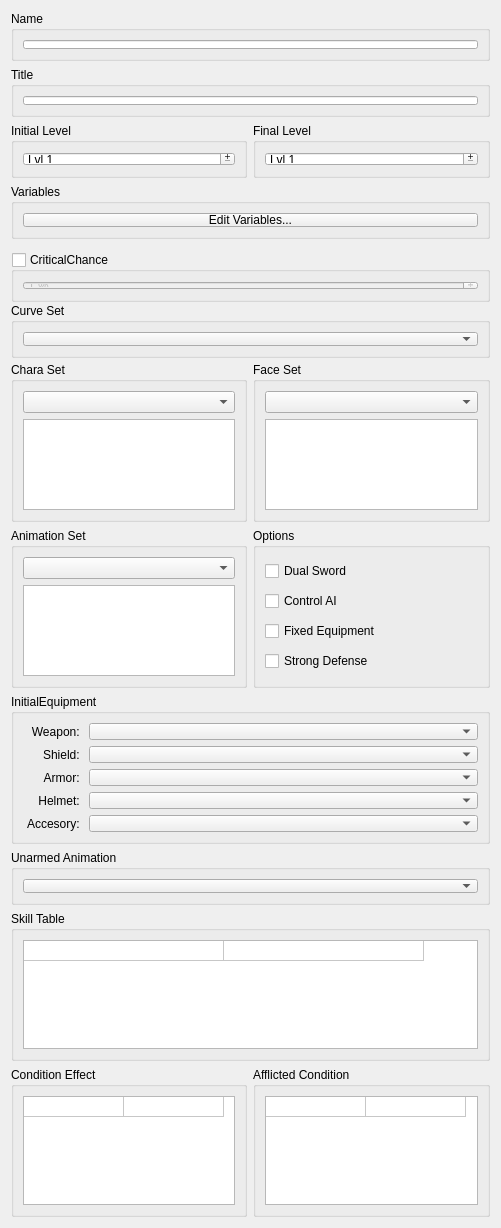
              <widget class="QWidget" name="scrollCharacterPropertiesContents">
               <property name="geometry">
                <rect>
                 <x>0</x>
                 <y>0</y>
                 <width>501</width>
                 <height>1224</height>
                </rect>
               </property>
               <layout class="QGridLayout" name="gridLayout_3">
                <item row="0" column="0" colspan="2">
                 <widget class="QGroupBox" name="groupCharacterName">
                  <property name="enabled">
                   <bool>true</bool>
                  </property>
                  <property name="sizePolicy">
                   <sizepolicy hsizetype="Preferred" vsizetype="Preferred">
                    <horstretch>0</horstretch>
                    <verstretch>0</verstretch>
                   </sizepolicy>
                  </property>
                  <property name="minimumSize">
                   <size>
                    <width>0</width>
                    <height>50</height>
                   </size>
                  </property>
                  <property name="title">
                   <string>Name</string>
                  </property>
                  <property name="alignment">
                   <set>Qt::AlignLeading|Qt::AlignLeft|Qt::AlignTop</set>
                  </property>
                  <layout class="QGridLayout" name="gridLayout_6">
                   <item row="0" column="0">
                    <widget class="QLineEdit" name="lineCharacterName">
                     <property name="sizePolicy">
                      <sizepolicy hsizetype="Expanding" vsizetype="Expanding">
                       <horstretch>0</horstretch>
                       <verstretch>0</verstretch>
                      </sizepolicy>
                     </property>
                     <property name="minimumSize">
                      <size>
                       <width>0</width>
                       <height>0</height>
                      </size>
                     </property>
                    </widget>
                   </item>
                  </layout>
                 </widget>
                </item>
                <item row="1" column="0" colspan="2">
                 <widget class="QGroupBox" name="groupCharacterTitle">
                  <property name="sizePolicy">
                   <sizepolicy hsizetype="Preferred" vsizetype="Preferred">
                    <horstretch>0</horstretch>
                    <verstretch>0</verstretch>
                   </sizepolicy>
                  </property>
                  <property name="minimumSize">
                   <size>
                    <width>0</width>
                    <height>50</height>
                   </size>
                  </property>
                  <property name="title">
                   <string>Title</string>
                  </property>
                  <property name="alignment">
                   <set>Qt::AlignLeading|Qt::AlignLeft|Qt::AlignTop</set>
                  </property>
                  <layout class="QGridLayout" name="gridLayout_7">
                   <item row="0" column="0">
                    <widget class="QLineEdit" name="lineCharacterTitle"/>
                   </item>
                  </layout>
                 </widget>
                </item>
                <item row="5" column="0" colspan="2">
                 <widget class="QGroupBox" name="groupCharacterCurve">
                  <property name="sizePolicy">
                   <sizepolicy hsizetype="Preferred" vsizetype="Preferred">
                    <horstretch>0</horstretch>
                    <verstretch>0</verstretch>
                   </sizepolicy>
                  </property>
                  <property name="minimumSize">
                   <size>
                    <width>0</width>
                    <height>55</height>
                   </size>
                  </property>
                  <property name="maximumSize">
                   <size>
                    <width>9999</width>
                    <height>50</height>
                   </size>
                  </property>
                  <property name="title">
                   <string>Curve Set</string>
                  </property>
                  <property name="alignment">
                   <set>Qt::AlignLeading|Qt::AlignLeft|Qt::AlignTop</set>
                  </property>
                  <layout class="QGridLayout" name="gridLayout_11">
                   <item row="0" column="0">
                    <widget class="QComboBox" name="comboCharacterCurve"/>
                   </item>
                  </layout>
                 </widget>
                </item>
                <item row="2" column="0">
                 <widget class="QGroupBox" name="groupCharacterMinLvl">
                  <property name="sizePolicy">
                   <sizepolicy hsizetype="Preferred" vsizetype="Preferred">
                    <horstretch>0</horstretch>
                    <verstretch>0</verstretch>
                   </sizepolicy>
                  </property>
                  <property name="minimumSize">
                   <size>
                    <width>0</width>
                    <height>55</height>
                   </size>
                  </property>
                  <property name="title">
                   <string>Initial Level</string>
                  </property>
                  <property name="alignment">
                   <set>Qt::AlignLeading|Qt::AlignLeft|Qt::AlignTop</set>
                  </property>
                  <layout class="QGridLayout" name="gridLayout_12">
                   <item row="0" column="0">
                    <widget class="QSpinBox" name="spinMinLvl">
                     <property name="buttonSymbols">
                      <enum>QAbstractSpinBox::PlusMinus</enum>
                     </property>
                     <property name="specialValueText">
                      <string/>
                     </property>
                     <property name="accelerated">
                      <bool>false</bool>
                     </property>
                     <property name="prefix">
                      <string>Lvl </string>
                     </property>
                     <property name="minimum">
                      <number>1</number>
                     </property>
                    </widget>
                   </item>
                  </layout>
                 </widget>
                </item>
                <item row="2" column="1">
                 <widget class="QGroupBox" name="groupCharacterMaxLvl">
                  <property name="sizePolicy">
                   <sizepolicy hsizetype="Preferred" vsizetype="Preferred">
                    <horstretch>0</horstretch>
                    <verstretch>0</verstretch>
                   </sizepolicy>
                  </property>
                  <property name="minimumSize">
                   <size>
                    <width>0</width>
                    <height>55</height>
                   </size>
                  </property>
                  <property name="title">
                   <string>Final Level</string>
                  </property>
                  <property name="alignment">
                   <set>Qt::AlignLeading|Qt::AlignLeft|Qt::AlignTop</set>
                  </property>
                  <layout class="QGridLayout" name="gridLayout_13">
                   <item row="0" column="0">
                    <widget class="QSpinBox" name="spinMaxLvl">
                     <property name="buttonSymbols">
                      <enum>QAbstractSpinBox::PlusMinus</enum>
                     </property>
                     <property name="specialValueText">
                      <string/>
                     </property>
                     <property name="accelerated">
                      <bool>false</bool>
                     </property>
                     <property name="prefix">
                      <string>Lvl </string>
                     </property>
                     <property name="minimum">
                      <number>1</number>
                     </property>
                    </widget>
                   </item>
                  </layout>
                 </widget>
                </item>
                <item row="6" column="0">
                 <widget class="QGroupBox" name="groupCharacterChara">
                  <property name="sizePolicy">
                   <sizepolicy hsizetype="Preferred" vsizetype="Fixed">
                    <horstretch>0</horstretch>
                    <verstretch>0</verstretch>
                   </sizepolicy>
                  </property>
                  <property name="minimumSize">
                   <size>
                    <width>0</width>
                    <height>160</height>
                   </size>
                  </property>
                  <property name="title">
                   <string>Chara Set</string>
                  </property>
                  <property name="alignment">
                   <set>Qt::AlignLeading|Qt::AlignLeft|Qt::AlignTop</set>
                  </property>
                  <layout class="QGridLayout" name="gridLayout_15">
                   <item row="0" column="0">
                    <widget class="QComboBox" name="comboChara"/>
                   </item>
                   <item row="1" column="0">
                    <widget class="QGraphicsView" name="graphicsChara"/>
                   </item>
                  </layout>
                 </widget>
                </item>
                <item row="8" column="0">
                 <widget class="QGroupBox" name="groupCharacterAnimationSet">
                  <property name="sizePolicy">
                   <sizepolicy hsizetype="Preferred" vsizetype="Fixed">
                    <horstretch>0</horstretch>
                    <verstretch>0</verstretch>
                   </sizepolicy>
                  </property>
                  <property name="minimumSize">
                   <size>
                    <width>0</width>
                    <height>160</height>
                   </size>
                  </property>
                  <property name="title">
                   <string>Animation Set</string>
                  </property>
                  <property name="alignment">
                   <set>Qt::AlignLeading|Qt::AlignLeft|Qt::AlignTop</set>
                  </property>
                  <property name="flat">
                   <bool>false</bool>
                  </property>
                  <layout class="QGridLayout" name="gridLayout_16">
                   <item row="0" column="0">
                    <widget class="QComboBox" name="comboAnimationSet"/>
                   </item>
                   <item row="1" column="0">
                    <widget class="QGraphicsView" name="graphicsAnimationSet"/>
                   </item>
                  </layout>
                 </widget>
                </item>
                <item row="4" column="0" colspan="2">
                 <widget class="QGroupBox" name="groupCharacterCritical">
                  <property name="sizePolicy">
                   <sizepolicy hsizetype="Preferred" vsizetype="Preferred">
                    <horstretch>0</horstretch>
                    <verstretch>0</verstretch>
                   </sizepolicy>
                  </property>
                  <property name="minimumSize">
                   <size>
                    <width>0</width>
                    <height>50</height>
                   </size>
                  </property>
                  <property name="maximumSize">
                   <size>
                    <width>16777215</width>
                    <height>35</height>
                   </size>
                  </property>
                  <property name="title">
                   <string>CriticalChance</string>
                  </property>
                  <property name="alignment">
                   <set>Qt::AlignLeading|Qt::AlignLeft|Qt::AlignTop</set>
                  </property>
                  <property name="checkable">
                   <bool>true</bool>
                  </property>
                  <property name="checked">
                   <bool>false</bool>
                  </property>
                  <layout class="QGridLayout" name="gridLayout_14">
                   <item row="0" column="0">
                    <widget class="QSpinBox" name="spinCritical">
                     <property name="buttonSymbols">
                      <enum>QAbstractSpinBox::PlusMinus</enum>
                     </property>
                     <property name="specialValueText">
                      <string/>
                     </property>
                     <property name="accelerated">
                      <bool>false</bool>
                     </property>
                     <property name="suffix">
                      <string> %</string>
                     </property>
                     <property name="prefix">
                      <string/>
                     </property>
                     <property name="minimum">
                      <number>1</number>
                     </property>
                     <property name="maximum">
                      <number>100</number>
                     </property>
                    </widget>
                   </item>
                  </layout>
                 </widget>
                </item>
                <item row="10" column="0" colspan="2">
                 <widget class="QGroupBox" name="groupCharacterEquipment">
                  <property name="minimumSize">
                   <size>
                    <width>0</width>
                    <height>150</height>
                   </size>
                  </property>
                  <property name="title">
                   <string>InitialEquipment</string>
                  </property>
                  <layout class="QGridLayout" name="gridLayout_8">
                   <item row="0" column="0">
                    <widget class="QLabel" name="label_2">
                     <property name="minimumSize">
                      <size>
                       <width>0</width>
                       <height>0</height>
                      </size>
                     </property>
                     <property name="maximumSize">
                      <size>
                       <width>60</width>
                       <height>16777215</height>
                      </size>
                     </property>
                     <property name="text">
                      <string>Weapon: </string>
                     </property>
                     <property name="alignment">
                      <set>Qt::AlignRight|Qt::AlignTrailing|Qt::AlignVCenter</set>
                     </property>
                    </widget>
                   </item>
                   <item row="0" column="1">
                    <widget class="QComboBox" name="comboWeapon"/>
                   </item>
                   <item row="1" column="0">
                    <widget class="QLabel" name="label_3">
                     <property name="text">
                      <string>Shield: </string>
                     </property>
                     <property name="alignment">
                      <set>Qt::AlignRight|Qt::AlignTrailing|Qt::AlignVCenter</set>
                     </property>
                    </widget>
                   </item>
                   <item row="1" column="1">
                    <widget class="QComboBox" name="comboShield"/>
                   </item>
                   <item row="2" column="0">
                    <widget class="QLabel" name="label_4">
                     <property name="text">
                      <string>Armor: </string>
                     </property>
                     <property name="alignment">
                      <set>Qt::AlignRight|Qt::AlignTrailing|Qt::AlignVCenter</set>
                     </property>
                    </widget>
                   </item>
                   <item row="2" column="1">
                    <widget class="QComboBox" name="comboArmor"/>
                   </item>
                   <item row="3" column="0">
                    <widget class="QLabel" name="label_5">
                     <property name="text">
                      <string>Helmet: </string>
                     </property>
                     <property name="alignment">
                      <set>Qt::AlignRight|Qt::AlignTrailing|Qt::AlignVCenter</set>
                     </property>
                    </widget>
                   </item>
                   <item row="3" column="1">
                    <widget class="QComboBox" name="comboHelmet"/>
                   </item>
                   <item row="4" column="0">
                    <widget class="QLabel" name="label_6">
                     <property name="text">
                      <string>Accesory: </string>
                     </property>
                     <property name="alignment">
                      <set>Qt::AlignRight|Qt::AlignTrailing|Qt::AlignVCenter</set>
                     </property>
                    </widget>
                   </item>
                   <item row="4" column="1">
                    <widget class="QComboBox" name="comboAccesory"/>
                   </item>
                  </layout>
                 </widget>
                </item>
                <item row="12" column="0" colspan="2">
                 <widget class="QGroupBox" name="groupCharacterSkill">
                  <property name="minimumSize">
                   <size>
                    <width>0</width>
                    <height>150</height>
                   </size>
                  </property>
                  <property name="title">
                   <string>Skill Table</string>
                  </property>
                  <layout class="QGridLayout" name="gridLayout_10">
                   <item row="0" column="0">
                    <widget class="QTableWidget" name="tableCharacterSkill">
                     <property name="editTriggers">
                      <set>QAbstractItemView::DoubleClicked</set>
                     </property>
                     <property name="tabKeyNavigation">
                      <bool>false</bool>
                     </property>
                     <property name="dragDropOverwriteMode">
                      <bool>false</bool>
                     </property>
                     <property name="alternatingRowColors">
                      <bool>true</bool>
                     </property>
                     <property name="selectionMode">
                      <enum>QAbstractItemView::SingleSelection</enum>
                     </property>
                     <property name="selectionBehavior">
                      <enum>QAbstractItemView::SelectRows</enum>
                     </property>
                     <property name="sortingEnabled">
                      <bool>true</bool>
                     </property>
                     <property name="wordWrap">
                      <bool>false</bool>
                     </property>
                     <property name="rowCount">
                      <number>1</number>
                     </property>
                     <property name="columnCount">
                      <number>2</number>
                     </property>
                     <attribute name="horizontalHeaderVisible">
                      <bool>false</bool>
                     </attribute>
                     <attribute name="horizontalHeaderCascadingSectionResizes">
                      <bool>false</bool>
                     </attribute>
                     <attribute name="horizontalHeaderDefaultSectionSize">
                      <number>200</number>
                     </attribute>
                     <attribute name="horizontalHeaderHighlightSections">
                      <bool>true</bool>
                     </attribute>
                     <attribute name="horizontalHeaderShowSortIndicator" stdset="0">
                      <bool>true</bool>
                     </attribute>
                     <attribute name="verticalHeaderVisible">
                      <bool>false</bool>
                     </attribute>
                     <attribute name="verticalHeaderDefaultSectionSize">
                      <number>20</number>
                     </attribute>
                     <attribute name="verticalHeaderMinimumSectionSize">
                      <number>17</number>
                     </attribute>
                     <row/>
                     <column>
                      <property name="text">
                       <string>Level</string>
                      </property>
                     </column>
                     <column>
                      <property name="text">
                       <string>Skill</string>
                      </property>
                     </column>
                    </widget>
                   </item>
                  </layout>
                 </widget>
                </item>
                <item row="13" column="0">
                 <widget class="QGroupBox" name="groupCharacterConditionEffect">
                  <property name="minimumSize">
                   <size>
                    <width>0</width>
                    <height>150</height>
                   </size>
                  </property>
                  <property name="title">
                   <string>Condition Effect</string>
                  </property>
                  <layout class="QGridLayout" name="gridLayout_18">
                   <item row="0" column="0">
                    <widget class="QTableWidget" name="tableCharacterConditionEffect">
                     <property name="editTriggers">
                      <set>QAbstractItemView::DoubleClicked</set>
                     </property>
                     <property name="tabKeyNavigation">
                      <bool>false</bool>
                     </property>
                     <property name="dragDropOverwriteMode">
                      <bool>false</bool>
                     </property>
                     <property name="alternatingRowColors">
                      <bool>true</bool>
                     </property>
                     <property name="selectionMode">
                      <enum>QAbstractItemView::SingleSelection</enum>
                     </property>
                     <property name="selectionBehavior">
                      <enum>QAbstractItemView::SelectRows</enum>
                     </property>
                     <property name="sortingEnabled">
                      <bool>true</bool>
                     </property>
                     <property name="wordWrap">
                      <bool>false</bool>
                     </property>
                     <property name="rowCount">
                      <number>1</number>
                     </property>
                     <property name="columnCount">
                      <number>2</number>
                     </property>
                     <attribute name="horizontalHeaderVisible">
                      <bool>false</bool>
                     </attribute>
                     <attribute name="horizontalHeaderCascadingSectionResizes">
                      <bool>false</bool>
                     </attribute>
                     <attribute name="horizontalHeaderDefaultSectionSize">
                      <number>100</number>
                     </attribute>
                     <attribute name="horizontalHeaderHighlightSections">
                      <bool>true</bool>
                     </attribute>
                     <attribute name="horizontalHeaderShowSortIndicator" stdset="0">
                      <bool>true</bool>
                     </attribute>
                     <attribute name="verticalHeaderVisible">
                      <bool>false</bool>
                     </attribute>
                     <attribute name="verticalHeaderDefaultSectionSize">
                      <number>20</number>
                     </attribute>
                     <attribute name="verticalHeaderMinimumSectionSize">
                      <number>17</number>
                     </attribute>
                     <row/>
                     <column>
                      <property name="text">
                       <string>Rank</string>
                      </property>
                     </column>
                     <column>
                      <property name="text">
                       <string>Condition</string>
                      </property>
                     </column>
                    </widget>
                   </item>
                  </layout>
                 </widget>
                </item>
                <item row="13" column="1">
                 <widget class="QGroupBox" name="groupCharacterAfflictedCondition">
                  <property name="minimumSize">
                   <size>
                    <width>0</width>
                    <height>150</height>
                   </size>
                  </property>
                  <property name="title">
                   <string>Afflicted Condition</string>
                  </property>
                  <layout class="QGridLayout" name="gridLayout_19">
                   <item row="0" column="0">
                    <widget class="QTableWidget" name="tableAfflictedCondition">
                     <property name="editTriggers">
                      <set>QAbstractItemView::DoubleClicked</set>
                     </property>
                     <property name="tabKeyNavigation">
                      <bool>false</bool>
                     </property>
                     <property name="dragDropOverwriteMode">
                      <bool>false</bool>
                     </property>
                     <property name="alternatingRowColors">
                      <bool>true</bool>
                     </property>
                     <property name="selectionMode">
                      <enum>QAbstractItemView::SingleSelection</enum>
                     </property>
                     <property name="selectionBehavior">
                      <enum>QAbstractItemView::SelectRows</enum>
                     </property>
                     <property name="sortingEnabled">
                      <bool>true</bool>
                     </property>
                     <property name="wordWrap">
                      <bool>false</bool>
                     </property>
                     <property name="rowCount">
                      <number>1</number>
                     </property>
                     <property name="columnCount">
                      <number>2</number>
                     </property>
                     <attribute name="horizontalHeaderVisible">
                      <bool>false</bool>
                     </attribute>
                     <attribute name="horizontalHeaderCascadingSectionResizes">
                      <bool>false</bool>
                     </attribute>
                     <attribute name="horizontalHeaderDefaultSectionSize">
                      <number>100</number>
                     </attribute>
                     <attribute name="horizontalHeaderHighlightSections">
                      <bool>true</bool>
                     </attribute>
                     <attribute name="horizontalHeaderShowSortIndicator" stdset="0">
                      <bool>true</bool>
                     </attribute>
                     <attribute name="verticalHeaderVisible">
                      <bool>false</bool>
                     </attribute>
                     <attribute name="verticalHeaderDefaultSectionSize">
                      <number>20</number>
                     </attribute>
                     <attribute name="verticalHeaderMinimumSectionSize">
                      <number>17</number>
                     </attribute>
                     <row/>
                     <column>
                      <property name="text">
                       <string>Rank</string>
                      </property>
                     </column>
                     <column>
                      <property name="text">
                       <string>Condition</string>
                      </property>
                     </column>
                    </widget>
                   </item>
                  </layout>
                 </widget>
                </item>
                <item row="11" column="0" colspan="2">
                 <widget class="QGroupBox" name="groupCharacterUnarmedAnimation">
                  <property name="minimumSize">
                   <size>
                    <width>0</width>
                    <height>55</height>
                   </size>
                  </property>
                  <property name="title">
                   <string>Unarmed Animation</string>
                  </property>
                  <layout class="QGridLayout" name="gridLayout_20">
                   <item row="0" column="0">
                    <widget class="QComboBox" name="comboUnarmedAnimation"/>
                   </item>
                  </layout>
                 </widget>
                </item>
                <item row="6" column="1">
                 <widget class="QGroupBox" name="groupCharacterFaceSet">
                  <property name="sizePolicy">
                   <sizepolicy hsizetype="Preferred" vsizetype="Fixed">
                    <horstretch>0</horstretch>
                    <verstretch>0</verstretch>
                   </sizepolicy>
                  </property>
                  <property name="minimumSize">
                   <size>
                    <width>0</width>
                    <height>160</height>
                   </size>
                  </property>
                  <property name="title">
                   <string>Face Set</string>
                  </property>
                  <property name="alignment">
                   <set>Qt::AlignLeading|Qt::AlignLeft|Qt::AlignTop</set>
                  </property>
                  <property name="flat">
                   <bool>false</bool>
                  </property>
                  <layout class="QGridLayout" name="gridLayout_17">
                   <item row="0" column="0">
                    <widget class="QComboBox" name="comboFaceSet"/>
                   </item>
                   <item row="1" column="0">
                    <widget class="QGraphicsView" name="graphicsFaceSet"/>
                   </item>
                  </layout>
                 </widget>
                </item>
                <item row="3" column="0" colspan="2">
                 <widget class="QGroupBox" name="groupCharacterVar">
                  <property name="sizePolicy">
                   <sizepolicy hsizetype="Preferred" vsizetype="Preferred">
                    <horstretch>0</horstretch>
                    <verstretch>0</verstretch>
                   </sizepolicy>
                  </property>
                  <property name="minimumSize">
                   <size>
                    <width>0</width>
                    <height>55</height>
                   </size>
                  </property>
                  <property name="title">
                   <string>Variables</string>
                  </property>
                  <property name="alignment">
                   <set>Qt::AlignLeading|Qt::AlignLeft|Qt::AlignTop</set>
                  </property>
                  <layout class="QGridLayout" name="gridLayout_23">
                   <item row="0" column="0">
                    <widget class="QPushButton" name="pushCharacterVar">
                     <property name="text">
                      <string>Edit Variables...</string>
                     </property>
                    </widget>
                   </item>
                  </layout>
                 </widget>
                </item>
                <item row="8" column="1">
                 <widget class="QGroupBox" name="groupCharacterOptions">
                  <property name="minimumSize">
                   <size>
                    <width>0</width>
                    <height>160</height>
                   </size>
                  </property>
                  <property name="title">
                   <string>Options</string>
                  </property>
                  <layout class="QGridLayout" name="gridLayout_5">
                   <item row="0" column="0">
                    <widget class="QCheckBox" name="checkDualSword">
                     <property name="text">
                      <string>Dual Sword</string>
                     </property>
                    </widget>
                   </item>
                   <item row="1" column="0">
                    <widget class="QCheckBox" name="checkAI">
                     <property name="text">
                      <string>Control AI</string>
                     </property>
                    </widget>
                   </item>
                   <item row="2" column="0">
                    <widget class="QCheckBox" name="checkFixedEquipment">
                     <property name="text">
                      <string>Fixed Equipment</string>
                     </property>
                    </widget>
                   </item>
                   <item row="3" column="0">
                    <widget class="QCheckBox" name="checkStrongDefense">
                     <property name="text">
                      <string>Strong Defense</string>
                     </property>
                    </widget>
                   </item>
                  </layout>
                 </widget>
                </item>
               </layout>
              </widget>
